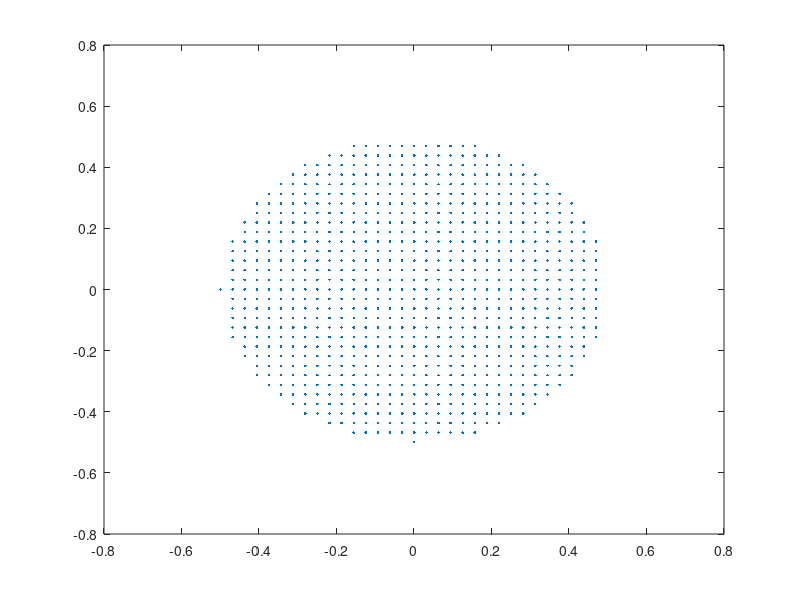

Source code (MATLAB):
%% ---------------------------------------------------------------------
%%
%% Copyright (c) 2016 - 2019 by the IBAMR developers
%% All rights reserved.
%%
%% This file is part of IBAMR.
%%
%% IBAMR is free software and is distributed under the 3-clause BSD
%% license. The full text of the license can be found in the file
%% COPYRIGHT at the top level directory of IBAMR.
%%
%% ---------------------------------------------------------------------

%% Filename : Cylinder2d.m
% Written by : amneet bhalla on taylor@mech.northwestern.edu
clear all;
clc;
%% Mesh parameters.
Lx = 32.0; Ly = 16.0;
Nx = 64*4*4; Ny = 32*4*4;
dx = Lx/Nx; dy = Ly/Ny;

%% disk parameters.
X_com = 0.0; Y_com = 0.0;
Radius = 0.5;
num_pts_x = ceil(2*Radius/dx);
num_pts_y = ceil(2*Radius/dy);

%% write out the points.
idx = 0;
for i = 1:num_pts_x
    x = X_com + ( (i-1)*dx - Radius );
    
    for j = 1:num_pts_y
        y = Y_com + ( (j-1)*dy - Radius );
        
        if( ((x- X_com)^2 + (y-Y_com)^2) <= Radius^2 )
            idx = idx+1;
            X_array(idx) = x; Y_array(idx) = y;
        end
    end
end

XCOM = sum(X_array)/length(X_array);
YCOM = sum(Y_array)/length(Y_array);

X_array = X_array - XCOM;
Y_array = Y_array - YCOM;
%% plot the disk
plot(X_array, Y_array, '.');
%axis 'equal'

%% write the coordinates in the file
fid = fopen('../cylinder2d.vertex','wt');
fprintf(fid,'%d\n', length(X_array));

for i = 1:length(X_array)
    fprintf(fid,'%f\t%f\n',X_array(i),Y_array(i));
end
